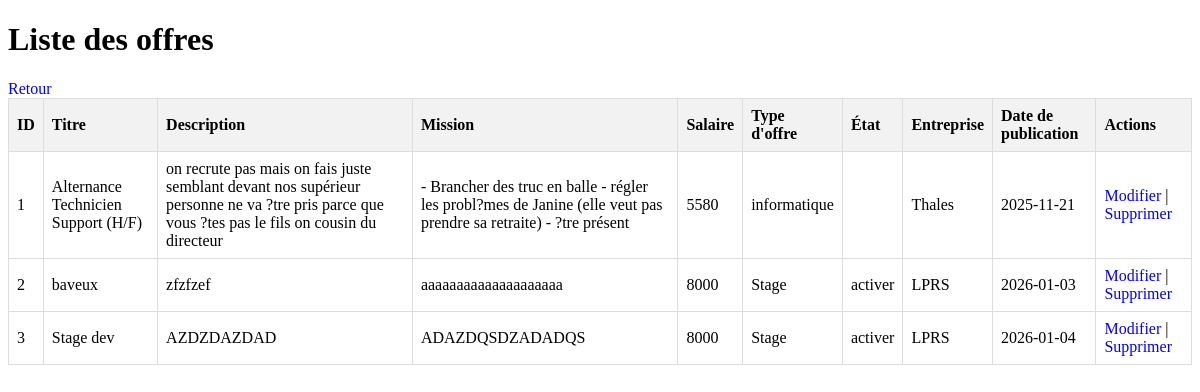
The app's page /src/vue/ListeOffre.php, older data.
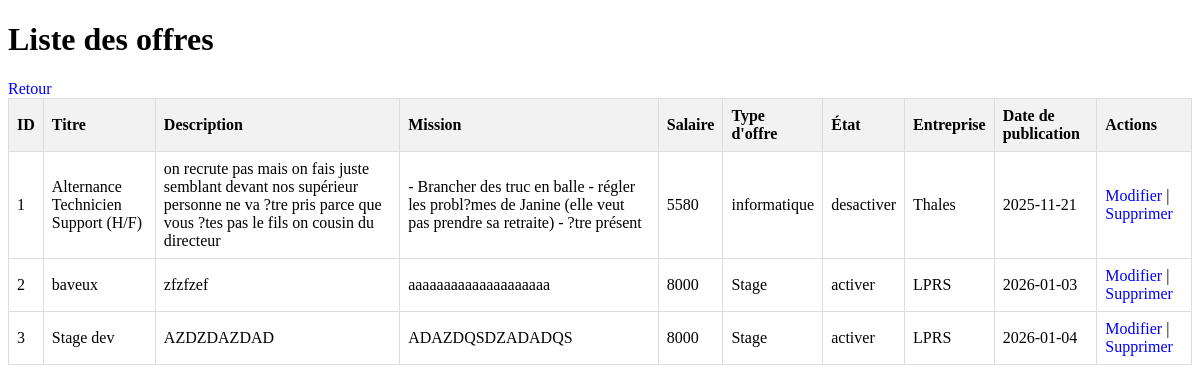
The same page, newer data.
### tables this page shows
CREATE TABLE IF NOT EXISTS `offre` (
  `id_offre` int NOT NULL AUTO_INCREMENT,
  `titre` varchar(150) NOT NULL,
  `description` varchar(255) DEFAULT NULL,
  `mission` varchar(255) NOT NULL,
  `salaire` double NOT NULL,
  `type_offre` varchar(50) DEFAULT NULL,
  `etat` enum('activer','desactiver') NOT NULL DEFAULT 'desactiver',
  `ref_utilisateur` int NOT NULL,
  `ref_entreprise` int NOT NULL,
  `date_publication` date NOT NULL,
  PRIMARY KEY (`id_offre`),
  KEY `ref_utilisateur_offre` (`ref_utilisateur`),
  KEY `ref_entreprise_offre` (`ref_entreprise`)
);

### src/repository/OffreRepository.php (called while the page is built, shortened)
<?php
require_once __DIR__ . '/../modele/Offre.php';
class OffreRepository {
    private $bdd;
    public function __construct($bdd) {
        $this->bdd = $bdd;
    }
    public function findAll(): array {
        $stmt = $this->bdd->prepare("SELECT * FROM offre");
        $stmt->execute();
        $results = $stmt->fetchAll(\PDO::FETCH_ASSOC);
        $offres = [];
        foreach ($results as $row) {
            $offres[] = new Offre($row);
        }
        return $offres;
    }
}
?>

### src/modele/Offre.php (called while the page is built, shortened)
<?php
class Offre {
    private $id_offre;
    private $titre;
    private $description;
    private $mission;
    private $salaire;
    private $type_offre;
    private $etat;
    private $ref_entreprise;
    private $date_publication;
    public function __construct(array $data) {
        $this->id_offre = $data['id_offre'];
        $this->titre = $data['titre'];
        $this->description = $data['description'];
        $this->mission = $data['mission'];
        $this->salaire = $data['salaire'];
        $this->type_offre = $data['type_offre'];
        $this->etat = $data['etat'];
        $this->ref_entreprise = $data['ref_entreprise'];
        $this->date_publication = $data['date_publication'];
    }
    public function getIdOffre() { return $this->id_offre; }
    public function getTitre() { return $this->titre; }
    public function getDescription() { return $this->description; }
    public function getMission() { return $this->mission; }
    public function getSalaire() { return $this->salaire; }
    public function getTypeOffre() { return $this->type_offre; }
    public function getEtat() { return $this->etat; }
    public function getRefEntreprise() { return $this->ref_entreprise; }
    public function getDatePublication() { return $this->date_publication; }
}
?>

### src/repository/EntrepriseRepository.php (called while the page is built, shortened)
<?php
require_once __DIR__ . '/../modele/Entreprise.php';
class EntrepriseRepository
{
    private $bdd;
    public function __construct(PDO $bdd)
    {
        $this->bdd = $bdd;
    }
    public function findAll(): array
    {
        try {
            $stmt = $this->bdd->query('
    SELECT
        id_entreprise AS id,
        nom_entreprise AS nom,
        rue_entreprise,
        ville_entreprise,
        cd_entreprise AS cd,
        site_web
    FROM entreprise
    ORDER BY nom_entreprise ASC
');
            $results = $stmt->fetchAll(PDO::FETCH_ASSOC);
            $entreprises = [];
            foreach ($results as $row) {
                $entreprises[] = new Entreprise($row);
            }
            return $entreprises;
        } catch (PDOException $e) {
            error_log('Erreur findAll entreprises : ' . $e->getMessage());
            return [];
        }
    }
}

### src/modele/Entreprise.php (called while the page is built, shortened)
<?php
class Entreprise
{
    private string $nom;
    public function __construct(array $data = [])
    {
        $this->nom = $data['nom_entreprise'] ?? $data['nom'] ?? '';
    }
    public function getNom(): string
    {
        return $this->nom;
    }
}

### src/vue/ListeOffre.php (the view, shortened to what this page needs)
<?php
require_once '../../src/modele/Offre.php';
require_once '../../src/repository/OffreRepository.php';
require_once '../../src/repository/EntrepriseRepository.php';
$database = new Bdd();
$bdd = $database->getBdd();
$offreRepo = new OffreRepository($bdd);
$offres = $offreRepo->findAll();
$entrepriseRepo = new EntrepriseRepository($bdd);
$entreprises = $entrepriseRepo->findAll();
$entreprisesMap = [];
foreach ($entreprises as $e) {
    $entreprisesMap[$e->getId()] = $e->getNom();
}
?>
<!DOCTYPE html>
<html lang="fr">
<head>
</head>
<body>
<h1>Liste des offres</h1>
<table>
    <thead>
    <tr>
        <th>ID</th>
        <th>Titre</th>
        <th>Description</th>
        <th>Mission</th>
        <th>Salaire</th>
        <th>Type d'offre</th>
        <th>État</th>
        <th>Entreprise</th>
        <th>Date de publication</th>
        <th>Actions</th>
    </tr>
    </thead>
    <tbody>
    <?php foreach ($offres as $o): ?>
        <tr>
            <td><?= htmlspecialchars($o->getIdOffre()) ?></td>
            <td><?= htmlspecialchars($o->getTitre()) ?></td>
            <td><?= htmlspecialchars($o->getDescription()) ?></td>
            <td><?= htmlspecialchars($o->getMission()) ?></td>
            <td><?= htmlspecialchars($o->getSalaire()) ?></td>
            <td><?= htmlspecialchars($o->getTypeOffre()) ?></td>
            <td><?= htmlspecialchars($o->getEtat()) ?></td>
            <td><?= htmlspecialchars($entreprisesMap[$o->getRefEntreprise()] ?? 'N/A') ?></td>
            <td><?= htmlspecialchars($o->getDatePublication()) ?></td>
            <td>
                <a href="ModifierOffre.php?id=<?= $o->getIdOffre() ?>">Modifier</a> |
                <a href="../traitement/SupprimerOffreTrt.php?id=<?= $o->getIdOffre() ?>" onclick="return confirm('Voulez-vous supprimer cette offre ?')">Supprimer</a>
            </td>
        </tr>
    <?php endforeach; ?>
    <a href="../vue/AjouterOffre.php">Retour</a>
    </tbody>
</table>
</body>
</html>

Row changes from the older to the newer data that the page shows:
changed offre "Alternance Technicien Support (H/F)": etat (not shown) → "desactiver"
